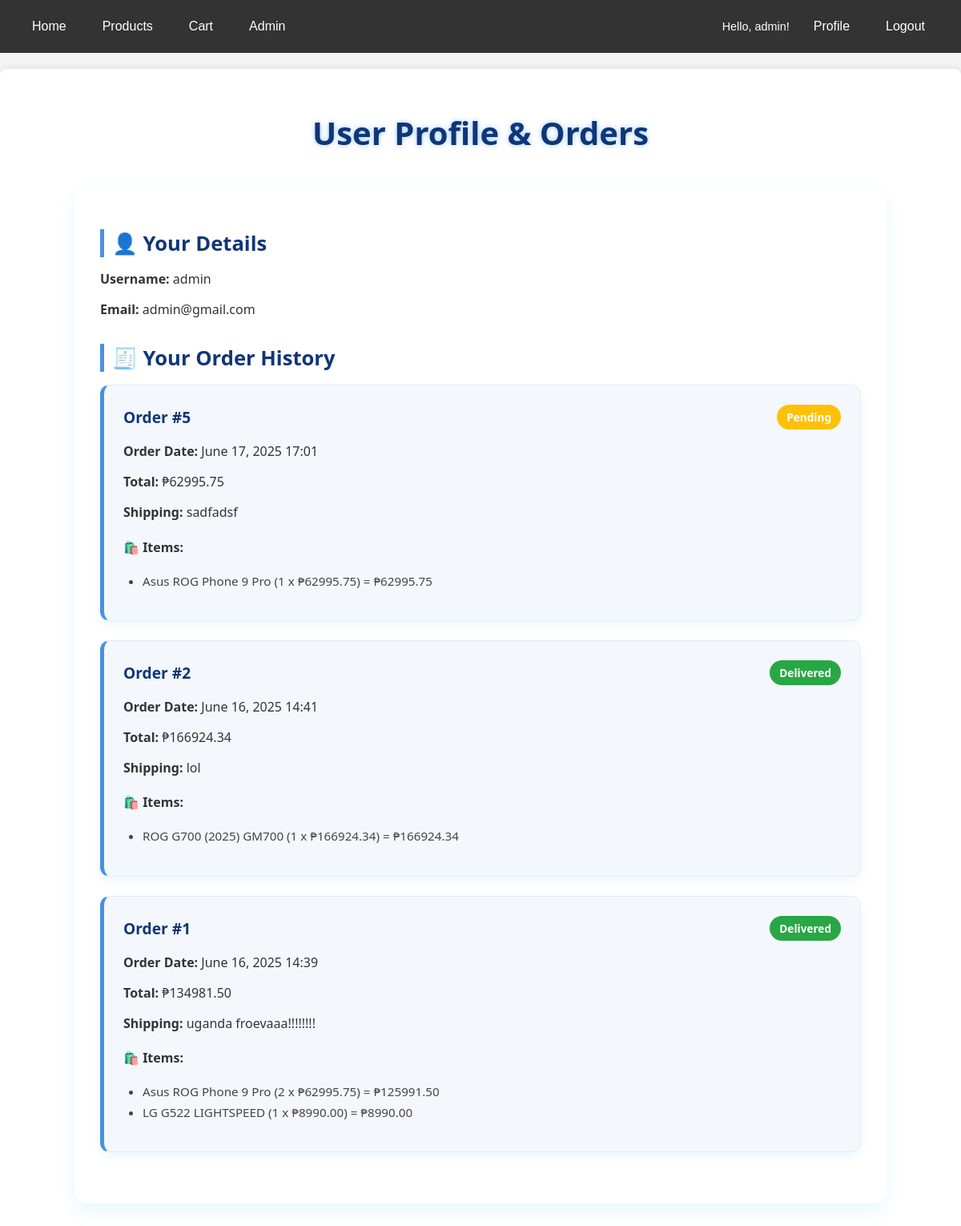
/accounts/profile/ (signed in), run on the app's committed database.
### accounts/models.py (models this page shows, shortened)
class Order(models.Model):
    user = models.ForeignKey(User, on_delete=models.CASCADE)
    order_date = models.DateTimeField(auto_now_add=True)
    total_amount = models.DecimalField(max_digits=10, decimal_places=2)
    shipping_address = models.TextField()
    STATUS_CHOICES = [
        ('Pending', 'Pending'),
        ('Processing', 'Processing'),
        ('Shipped', 'Shipped'),
        ('Delivered', 'Delivered'),
        ('Cancelled', 'Cancelled'),
    ]
    status = models.CharField(max_length=20, choices=STATUS_CHOICES, default='Pending')

class OrderItem(models.Model):
    order = models.ForeignKey(Order, on_delete=models.CASCADE)
    product = models.ForeignKey(Product, on_delete=models.RESTRICT)
    quantity = models.PositiveIntegerField()
    price_at_order = models.DecimalField(max_digits=10, decimal_places=2)
    class Meta:
        unique_together = ('order', 'product')
    @property
    def total_price(self):
        return self.quantity * self.price_at_order

### products/models.py (models this page shows, shortened)
class Product(models.Model):
    name = models.CharField(
        max_length=255,
        help_text="Name of the product",
        verbose_name="Product Name"
    )
    description = models.TextField(
        blank=True,
        null=True,
        help_text="Detailed description of the product",
        verbose_name="Description"
    )
    price = models.DecimalField(
        max_digits=10,
        decimal_places=2,
        help_text="Price of the product",
        verbose_name="Price"
    )
    stock_quantity = models.IntegerField(
        default=0,
        help_text="Current stock level of the product",
        verbose_name="Stock Quantity"
    )
    image = models.ImageField(
        upload_to='products/',
        blank=True,
        null=True,
        help_text="Upload a product image file",
        verbose_name="Product Image"
    )
    category = models.ForeignKey(
        Category,
        on_delete=models.RESTRICT,
        related_name='products',
        help_text="The category this product belongs to",
        verbose_name="Category"
    )
    created_at = models.DateTimeField(auto_now_add=True)
    updated_at = models.DateTimeField(auto_now=True)
    class Meta:
        ordering = ['name']
        verbose_name_plural = "Products"

### accounts/views.py (the view)
# urls.py: path('profile/', views.user_profile, name='user_profile'),
@login_required
def user_profile(request):
    user_orders = Order.objects.filter(user=request.user).order_by('-order_date')
    context = {
        'page_title': 'User Profile & Orders',
        'user_obj': request.user,
        'orders': user_orders,
    }
    return render(request, 'accounts/user_profile.html', context)

### products/templates/accounts/user_profile.html (shortened to what this page needs)
{% extends 'products/base.html' %}
{% block content %}
<h1 class="page-heading">{{ page_title }}</h1>
<div class="profile-container">
    <div class="user-details">
        <h2>👤 Your Details</h2>
        <p><strong>Username:</strong> {{ user_obj.username }}</p>
        <p><strong>Email:</strong> {{ user_obj.email }}</p>
    </div>
    <div class="order-history">
        <h2>🧾 Your Order History</h2>
        {% if orders %}
            {% for order in orders %}
                <div class="order-card">
                    <h3>Order #{{ order.id }}
                        <span class="order-status {{ order.status|lower }}">{{ order.status }}</span>
                    </h3>
                    <p><strong>Order Date:</strong> {{ order.order_date|date:"F d, Y H:i" }}</p>
                    <p><strong>Total:</strong> ₱{{ order.total_amount|floatformat:2 }}</p>
                    <p><strong>Shipping:</strong> {{ order.shipping_address }}</p>
                    <h4>🛍️ Items:</h4>
                    <ul class="order-items-list">
                        {% for item in order.orderitem_set.all %}
                            <li>
                                {{ item.product.name }} ({{ item.quantity }} x ₱{{ item.price_at_order|floatformat:2 }}) = ₱{{ item.total_price|floatformat:2 }}
                            </li>
                        {% endfor %}
                    </ul>
                </div>
            {% endfor %}
        {% else %}
            <p class="no-orders">You haven't placed any orders yet.</p>
        {% endif %}
    </div>
</div>
{% endblock %}

### products/templates/products/base.html (shortened to what this page needs)
<!DOCTYPE html>
<html lang="en">
<head>
</head>
<body>
    <div class="navbar">
        <a href="{% url 'products:home' %}">Home</a>
        <a href="{% url 'products:product_list' %}">Products</a>
        <a href="{% url 'accounts:view_cart' %}">Cart</a>
        <a href="/admin/">Admin</a>
        <div class="navbar-auth">
            {% if user.is_authenticated %}
                <span>Hello, {{ user.username }}!</span>
                <a href="{% url 'accounts:user_profile' %}">Profile</a>
                <a href="{% url 'accounts:logout' %}">Logout</a>
            {% else %}
                <a href="{% url 'accounts:register' %}">Register</a>
                <a href="{% url 'accounts:login' %}">Login</a>
            {% endif %}
        </div>
    </div>
    <div class="container">
        {% block content %}
        {% endblock %}
    </div>
</body>
</html>

### products/templates/products/base.html (style rules this page uses)
body { font-family: sans-serif; margin: 0; background-color: #f4f4f4; color: #333; }
.navbar { background-color: #333; padding: 10px 20px; overflow: hidden; display: flex; align-items: center; }
.navbar a { float: left; display: block; color: white; text-align: center; padding: 14px 20px; text-decoration: none; margin-right: 5px; }
.navbar-auth { margin-left: auto; display: flex; align-items: center; }
.navbar-auth span { color: white; padding: 0 10px; font-size: 0.9em; }
h1 { color:rgb(220, 229, 239); margin-bottom: 20px; }
.container { background-color: white; padding: 20px; border-radius: 8px; box-shadow: 0 0 10px rgba(0,0,0,0.1); max-width: 1400px; margin: 20px auto; }

### products/templates/accounts/user_profile.html (style rules this page uses)
.page-heading { text-align: center; font-size: 2.5rem; color: #103677; margin-top: 2rem; text-shadow: 0 0 6px rgba(0, 123, 255, 0.4); font-family: 'Segoe UI', sans-serif; }
.profile-container { max-width: 950px; margin: 2.5rem auto; background-color: #fff; padding: 2rem; border-radius: 16px; box-shadow: 0 10px 25px rgba(0, 187, 255, 0.1); font-family: 'Segoe UI', sans-serif; }
.user-details, .order-history { margin-bottom: 2rem; }
.user-details h2, .order-history h2 { font-size: 1.6rem; color: #103677; border-left: 5px solid #4a90e2; padding-left: 10px; margin-bottom: 1rem; }
.user-details p, .order-history p { font-size: 1rem; color: #333; margin-bottom: 8px; }
.order-card { background-color: #f4f8fc; border: 1px solid #e1ecf7; border-left: 5px solid #4a90e2; padding: 1.5rem; border-radius: 12px; margin-bottom: 1.5rem; box-shadow: 0 6px 14px rgba(0, 153, 255, 0.07); }
.order-card h3 { display: flex; justify-content: space-between; align-items: center; font-size: 1.2rem; color: #103677; margin-top: 0; margin-bottom: 0.75rem; }
.order-status { padding: 6px 12px; border-radius: 20px; font-size: 0.85rem; font-weight: bold; color: white; }
.order-status.pending { background-color: #ffc107; }
.order-status.delivered { background-color: #28a745; }
.order-items-list { list-style-type: disc; margin-left: 1.5rem; margin-top: 10px; padding-left: 0; font-size: 0.95rem; color: #444; }
.order-items-list li { margin-bottom: 6px; }

### data on the page
Order: id "5", status "Pending", order_date "June 17, 2025 17:01", total_amount "62995.75", shipping_address "sadfadsf"
OrderItem: product.name "Asus ROG Phone 9 Pro", quantity "1", price_at_order "62995.75", total_price "62995.75"
Order: id "2", status "Delivered", order_date "June 16, 2025 14:41", total_amount "166924.34", shipping_address "lol"
OrderItem: product.name "ROG G700 (2025) GM700", quantity "1", price_at_order "166924.34", total_price "166924.34"
Order: id "1", status "Delivered", order_date "June 16, 2025 14:39", total_amount "134981.50", shipping_address "uganda froevaaa!!!!!!!!"
OrderItem: product.name "Asus ROG Phone 9 Pro", quantity "2", price_at_order "62995.75", total_price "125991.50"
OrderItem: product.name "LG G522 LIGHTSPEED", quantity "1", price_at_order "8990.00", total_price "8990.00"

### other printed values
{{ user.username }} "admin"
{{ page_title }} "User Profile & Orders"
{{ user_obj.username }} "admin"
{{ user_obj.email }} "admin@gmail.com"
